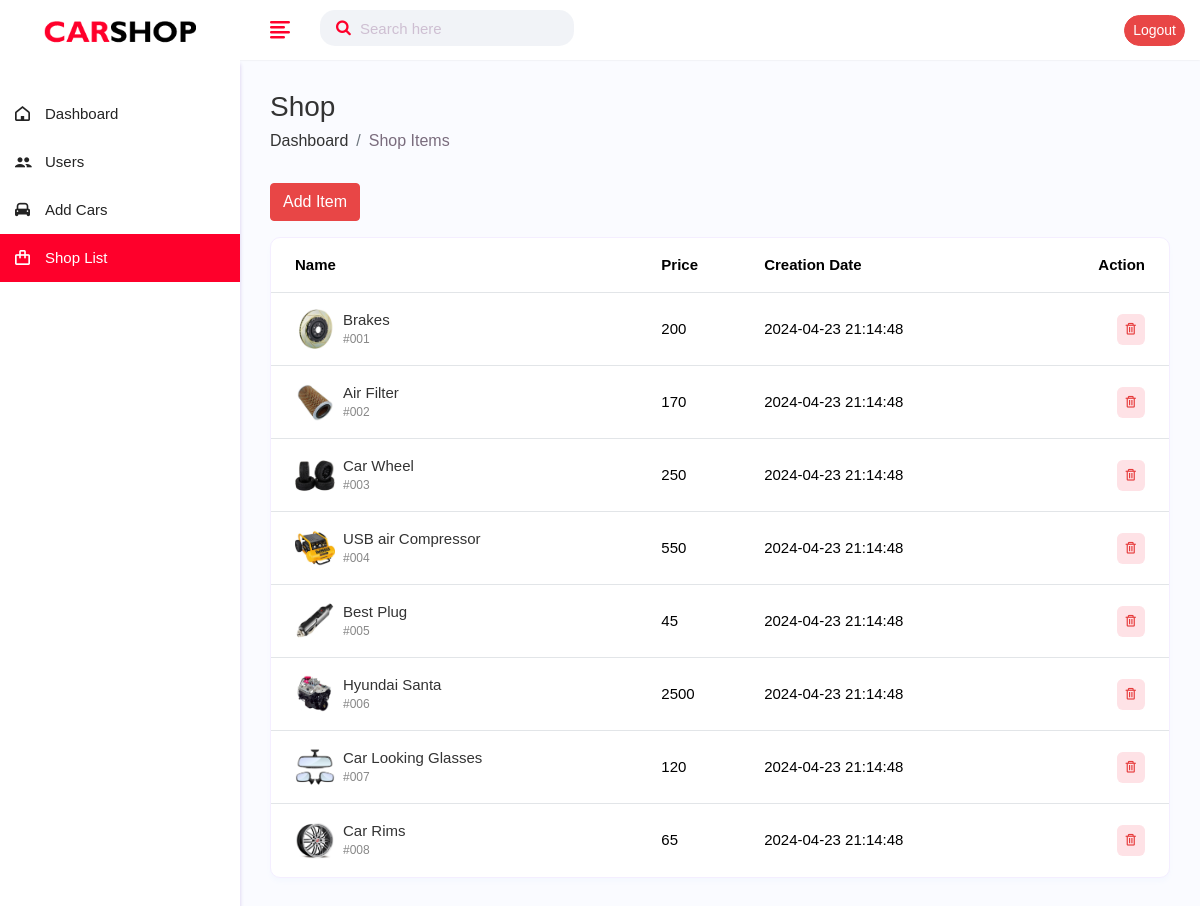
/admin/shop-items.php (signed in), run on the app's committed database.
### tables this page shows
CREATE TABLE `shop` (
  `id` int(11) NOT NULL,
  `name` varchar(255) DEFAULT NULL,
  `price` varchar(50) DEFAULT NULL,
  `image` varchar(50) DEFAULT NULL,
  `creationDate` timestamp NOT NULL DEFAULT current_timestamp()
);

### admin/shop-items.php (the view, shortened to what this page needs)
<?php
include("../inc/db.php");
?>
<!DOCTYPE html>
<html lang="en">
<head>
    <link href="https://cdn.jsdelivr.net/npm/bootstrap@5.3.3/dist/css/bootstrap.min.css" rel="stylesheet"
>
    <link rel="stylesheet" href="assets/css/bootstrap.min.css" />
    <link rel="stylesheet" href="assets/css/font-awesome.min.css" />
    <link rel="stylesheet" href="assets/css/feathericon.min.css" />
    <link rel="stylesheet" href="assets/plugins/morris/morris.css" />
    <link rel="stylesheet" href="assets/css/style.css" />
</head>
<body>
    <div class="main-wrapper">
        <div class="header">
            <div class="header-left">
                <a href="index.php" class="logo">
                    <img src="../assets/img/logos/logo.png" alt="Logo" />
                </a>
            </div>
            <a href="javascript:void(0);" id="toggle_btn">
                <i class="fe fe-text-align-left"></i>
            </a>
            <div class="top-nav-search">
                <form>
                    <input type="text" class="form-control" placeholder="Search here" />
                    <button class="btn" type="submit">
                        <i class="fa fa-search"></i>
                    </button>
                </form>
            </div>
            <ul class="nav user-menu">
                <li class="nav-item">
                    <a href="logout.php"><button class="btn btn-danger btn-sm btn-rounded">Logout</button></a>
                </li>
            </ul>
        </div>
        <div class="sidebar" id="sidebar">
            <div class="sidebar-inner slimscroll">
                <div id="sidebar-menu" class="sidebar-menu">
                    <ul>
                        <li class="menu-title"></li>
                        <li>
                            <a href="index.php"><i class="fe fe-home"></i> <span>Dashboard</span></a>
                        </li>
                        <li>
                            <a href="users.php"><i class="fe fe-users"></i> <span>Users</span></a>
                        </li>
                        <li>
                            <a href="add-car.php"><i class="fe fe-car"></i> <span>Add Cars</span></a>
                        </li>
                        <li class="active">
                            <a href="shop-items.php"><i class="fe fe-shopping-bag"></i> <span>Shop List</span></a>
                        </li>
                    </ul>
                </div>
            </div>
        </div>
        <div class="page-wrapper">
            <div class="content container-fluid">
                <div class="page-header">
                    <div class="row align-items-center">
                        <div class="col">
                            <h3 class="page-title">Shop</h3>
                            <ul class="breadcrumb">
                                <li class="breadcrumb-item">
                                    <a href="index.html">Dashboard</a>
                                </li>
                                <li class="breadcrumb-item active">Shop Items</li>
                            </ul>
                        </div>
                    </div>
                </div>
                <button class="btn btn-danger mb-3" data-bs-toggle="modal" data-bs-target="#exampleModal">Add
                    Item</button>
                <div class="row">
                    <div class="col-md-12 d-flex">
                        <div class="card card-table flex-fill">
                            <div class="card-body">
                                <div class="table-responsive">
                                    <table class="table table-hover table-center mb-0">
                                        <thead>
                                            <tr>
                                                <th>Name</th>
                                                <th>Price</th>
                                                <th>Creation Date</th>
                                                <th class="text-end">Action</th>
                                            </tr>
                                        </thead>
                                        <tbody>
                                            <?php $getUsers=mysqli_query($con,"select * from shop order by id");
                        while($row=mysqli_fetch_assoc($getUsers)){
                        ?>
                                            <tr>
                                                <td>
                                                    <h2 class="table-avatar">
                                                        <a href="general.html" class="avatar avatar-sm me-2"><img
                                                                class="avatar-img rounded-circle"
                                                                src="<?php echo $row['image'] ?>"
                                                                alt="item Image" /></a>
                                                        <a href="general.html"><?php echo $row['name'] ?>
                                                            <span>#00<?php echo $row['id'] ?></span></a>
                                                    </h2>
                                                </td>
                                                <td><?php echo $row['price'] ?></td>
                                                <td><?php echo $row['creationDate'] ?></td>
                                                <td class="text-end">
                                                    <div class="actions">
                                                        <a onclick="confirmDelete(<?php echo $row['id']; ?>)"
                                                            class="btn btn-sm bg-danger-light">
                                                            <i class="fe fe-trash"></i>
                                                        </a>
                                                    </div>
                                                </td>
                                            </tr>
                                            <?php }?>
                                        </tbody>
                                    </table>
                                </div>
                            </div>
                        </div>
                    </div>
                </div>
            </div>
        </div>
    </div>
</body>
</html>

### data on the page
shop: image (picture), name "Brakes", id "1", price "200", creationDate "2024-04-23 21:14:48"
shop: image (picture), name "Air Filter", id "2", price "170", creationDate "2024-04-23 21:14:48"
shop: image (picture), name "Car Wheel", id "3", price "250", creationDate "2024-04-23 21:14:48"
shop: image (picture), name "USB air Compressor", id "4", price "550", creationDate "2024-04-23 21:14:48"
shop: image (picture), name "Best Plug", id "5", price "45", creationDate "2024-04-23 21:14:48"
shop: image (picture), name "Hyundai Santa", id "6", price "2500", creationDate "2024-04-23 21:14:48"
shop: image (picture), name "Car Looking Glasses", id "7", price "120", creationDate "2024-04-23 21:14:48"
shop: image (picture), name "Car Rims", id "8", price "65", creationDate "2024-04-23 21:14:48"
